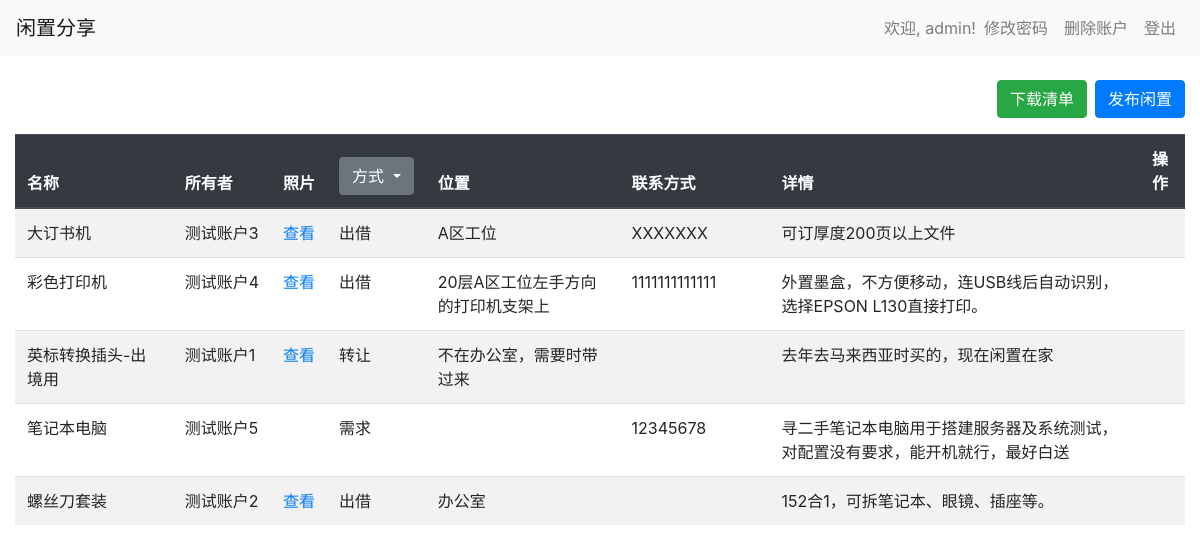
The page / (signed in) on the database its author committed.
### tables this page shows
CREATE TABLE users (
        id INTEGER PRIMARY KEY AUTOINCREMENT,
        username TEXT NOT NULL UNIQUE,
        password TEXT NOT NULL,
        is_admin BOOLEAN NOT NULL DEFAULT 0
    , is_approved BOOLEAN NOT NULL DEFAULT 0);

CREATE TABLE items (
        id INTEGER PRIMARY KEY AUTOINCREMENT,
        name TEXT NOT NULL,
        owner TEXT NOT NULL,
        location TEXT NOT NULL,
        thumbnail TEXT,
        contact TEXT,
        details TEXT,
        method TEXT NOT NULL
    );

### app.py (the view)
@app.route('/')
def index():
    db = get_db()
    items = db.execute('SELECT * FROM items ORDER BY RANDOM()').fetchall()
    sharing_methods = db.execute('SELECT * FROM sharing_methods').fetchall()
    return render_template('index.html', items=items, sharing_methods=sharing_methods)

### app.py (called while the page is built)
def get_db():
    if 'db' not in g:
        g.db = sqlite3.connect('share.db')
        g.db.row_factory = sqlite3.Row
    return g.db

@app.before_request
def load_logged_in_user():
    user_id = session.get('user_id')
    if user_id is None:
        g.user = None
    else:
        db = get_db()
        g.user = db.execute('SELECT * FROM users WHERE id = ?', (user_id,)).fetchone()

### templates/index.html (shortened to what this page needs)
{% extends 'base.html' %}
{% block content %}
    <div class="d-flex justify-content-end align-items-center mb-3">
        <a href="{{ url_for('download_excel') }}" class="btn btn-success mr-2">下载清单</a>
        <a href="{{ url_for('add') }}" class="btn btn-primary">发布闲置</a>
    </div>
    <div class="table-responsive">
        <table class="table table-striped">
        <thead class="thead-dark">
            <tr>
                <th class="name-col">名称</th>
                <th class="col-owner">所有者</th>
                <th class="col-photo">照片</th>
                <th class="col-method">
                    <div class="dropdown">
                        <button class="btn btn-secondary dropdown-toggle" type="button" id="methodDropdownLink" data-toggle="dropdown" aria-haspopup="true" aria-expanded="false">
                            方式
                        </button>
                    </div>
                </th>
                <th class="location-col">位置</th>
                <th class="contact-col">联系方式</th>
                <th class="details-col">详情</th>
                {% if g.user %}
                    <th>操作</th>
                {% endif %}
            </tr>
        </thead>
        <tbody>
            {% for item in items %}
            <tr>
                <td class="name-col"><div class="details-content">{{ item['name'] }}</div></td>
                <td class="col-owner">{{ item['owner'] }}</td>
                <td class="col-photo">
                    {% if item['thumbnail'] %}
                        <a href="#" data-toggle="modal" data-target="#imageModal" data-imgsrc="{{ url_for('static', filename='uploads/' + item['thumbnail']) }}">查看</a>
                    {% endif %}
                </td>
                <td class="col-method">
                    {% if g.user and g.user['username'] == item['owner'] %}
                        <select name="method" class="form-control form-control-sm" onchange="updateMethod({{ item['id'] }}, this.value)">
                            {% for method in sharing_methods %}
                            <option value="{{ method.name }}" {% if item['method'] == method.name %}selected{% endif %}>{{ method.name }}</option>
                            {% endfor %}
                        </select>
                    {% else %}
                        {{ item['method'] }}
                    {% endif %}
                </td>
                <td class="location-col"><div class="details-content">{{ item['location'] }}</div></td>
                <td class="contact-col"><div class="details-content">{{ item['contact'] }}</div></td>
                <td class="details-col"><div class="details-content">{{ item['details'] }}</div></td>
                {% if g.user %}
                <td>
                </td>
                {% endif %}
            </tr>
            {% endfor %}
        </tbody>
    </table>
    </div>
{% endblock %}

### templates/base.html (shortened to what this page needs)
<!DOCTYPE html>
<html lang="zh">
<head>
    <link href="{{ url_for('static', filename='bootstrap.min.css') }}" rel="stylesheet">
</head>
<body>
    <nav class="navbar navbar-expand-lg navbar-light bg-light">
                        <a class="navbar-brand" href="{{ url_for('index') }}">闲置分享</a>
        <div class="collapse navbar-collapse" id="navbarNav">
            <ul class="navbar-nav ml-auto">
                {% if g.user %}
                    <li class="nav-item">
                        <span class="navbar-text">欢迎, {{ g.user['username'] }}!</span>
                    </li>
                    <li class="nav-item">
                        <a class="nav-link" href="{{ url_for('change_password') }}">修改密码</a>
                    </li>
                    <li class="nav-item">
                        <a class="nav-link" href="{{ url_for('delete_account') }}">删除账户</a>
                    </li>
                    <li class="nav-item">
                        <a class="nav-link" href="{{ url_for('signout') }}">登出</a>
                    </li>
                {% endif %}
            </ul>
        </div>
    </nav>
    <div class="container-fluid mt-4">
        {% block content %}{% endblock %}
    </div>
</body>
</html>

### templates/index.html (style rules this page uses)
.name-col, .location-col, .contact-col, .details-col { white-space: normal; min-width: 150px; }
.details-col { min-width: 250px; }
.details-content { max-height: 3em; overflow-y: auto; }
.col-method, .col-photo, .col-owner { white-space: nowrap; }

### rows shown on the page
users: user.username "admin"
items: name "大订书机", owner "测试账户3", method "出借", location "A区工位", contact "XXXXXXX", details "可订厚度200页以上文件"
items: name "彩色打印机", owner "测试账户4", method "出借", location "20层A区工位左手方向的打印机支架上", contact "1111111111111", details "外置墨盒，不方便移动，连USB线后自动识别，选择EPSON L130直接打印。"
items: name "英标转换插头-出境用", owner "测试账户1", method "转让", location "不在办公室，需要时带过来", details "去年去马来西亚时买的，现在闲置在家"
items: name "笔记本电脑", owner "测试账户5", method "需求", contact "12345678", details "寻二手笔记本电脑用于搭建服务器及系统测试，对配置没有要求，能开机就行，最好白送"
items: name "螺丝刀套装", owner "测试账户2", method "出借", location "办公室", details "152合1，可拆笔记本、眼镜、插座等。"
